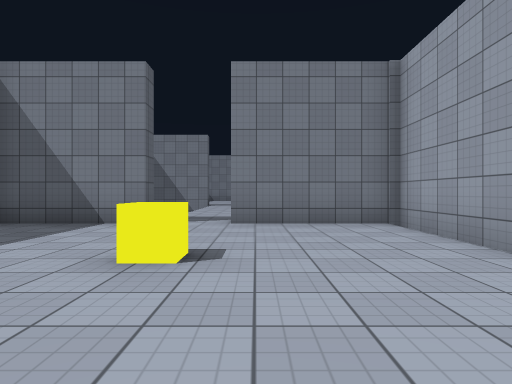
[1] (above)

23 first-person views from a walk through a 3-D level made in the Unity game engine. The camera is 1.2 m above the floor, looks level and sees 75° across. The floor is counted in squares, 2 m on a side. Each view is taken from the middle of a square. On the plan, view 1 faces up. The plan holds only what a view shows up to about 10 squares ahead; the rest is blank. The place goes on beyond the plan. The player character is not drawn. Surface patterns are stand-ins for the level's own textures.

[2]
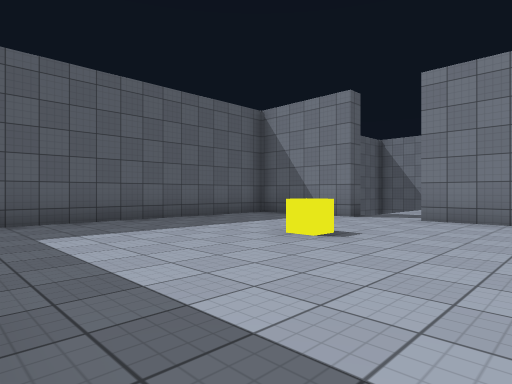

[3]
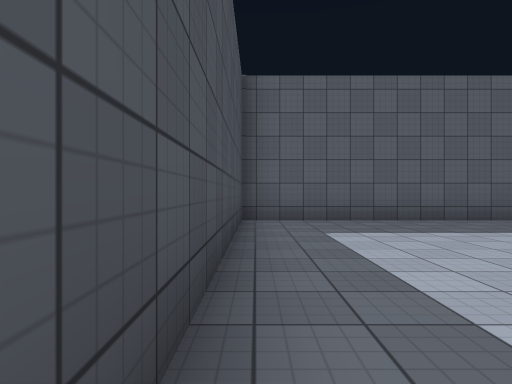

[4]
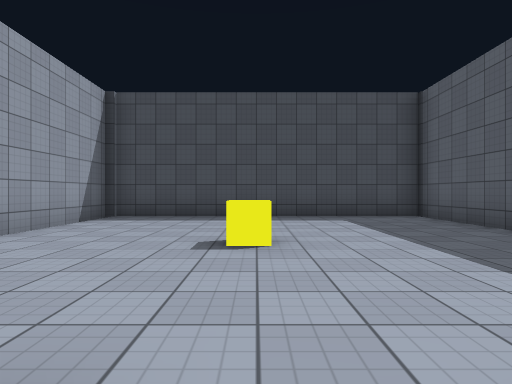

[5]
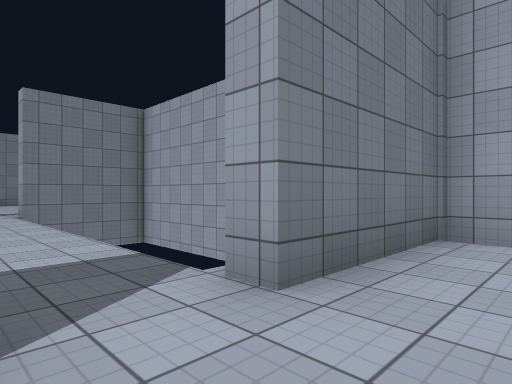

[6]
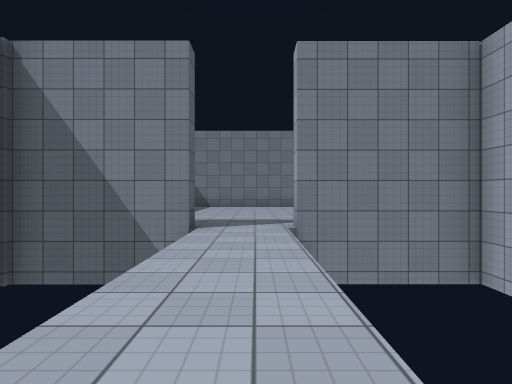

[7]
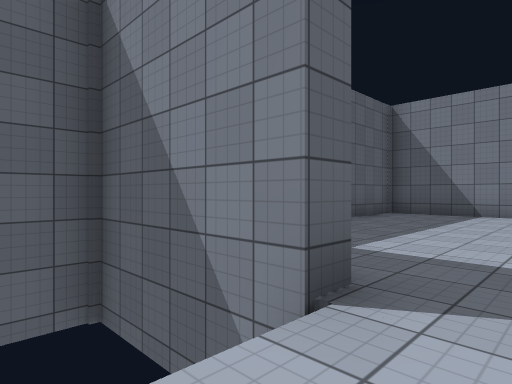

[8]
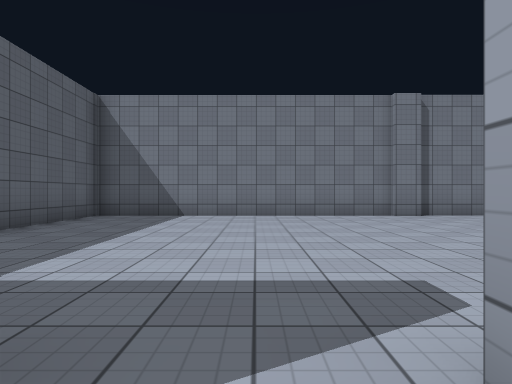

[9]
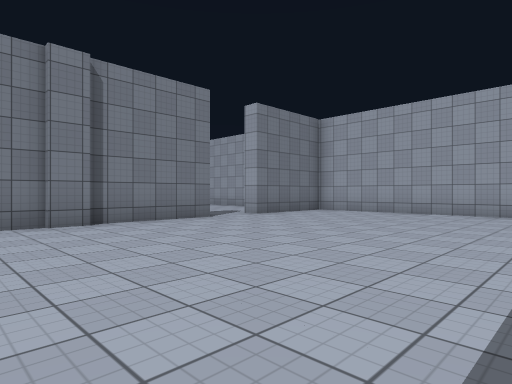

[10]
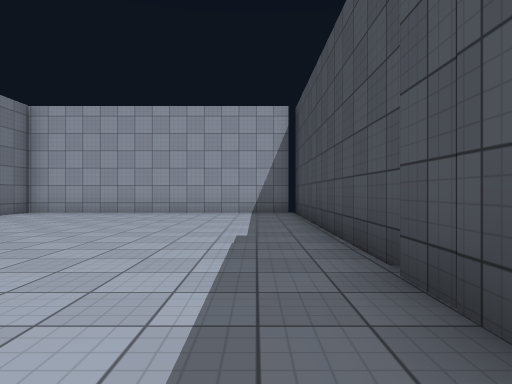

[11]
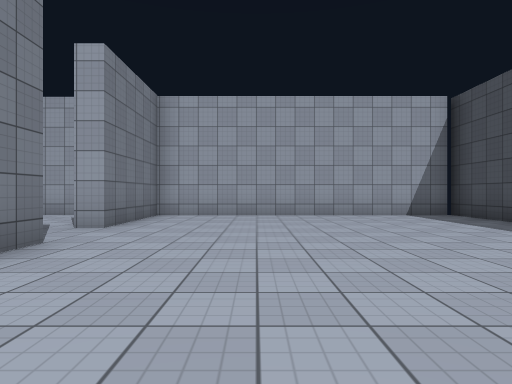

[12]
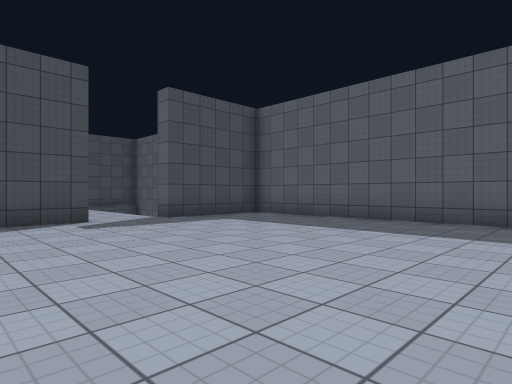

[13]
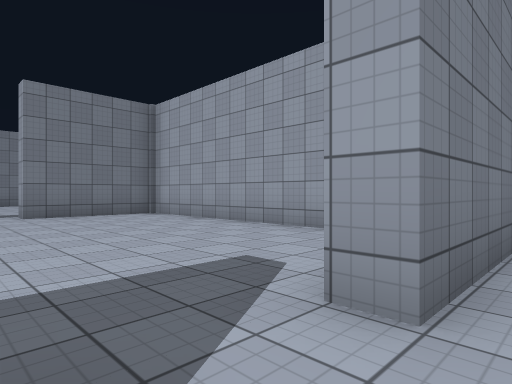

[14]
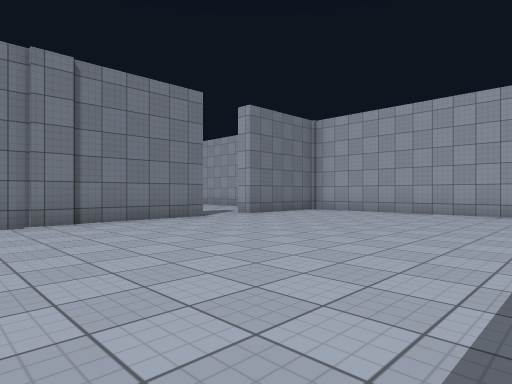

[15]
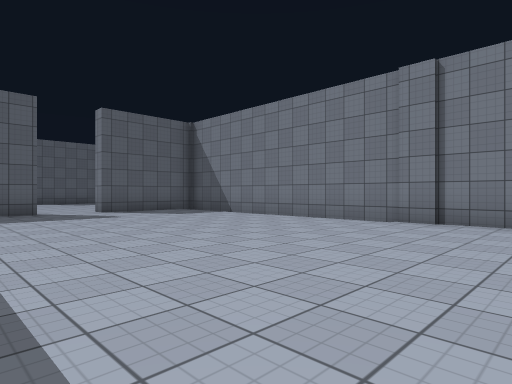

[16]
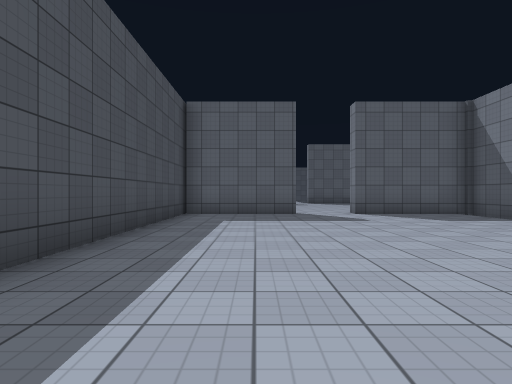

[17]
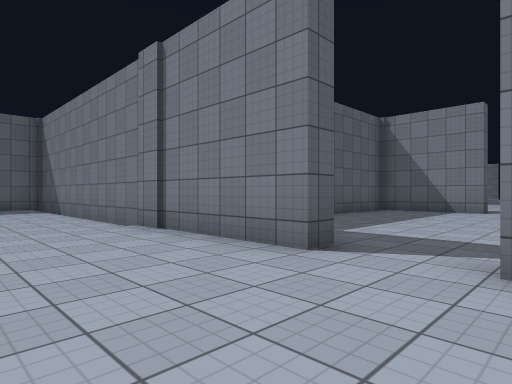

[18]
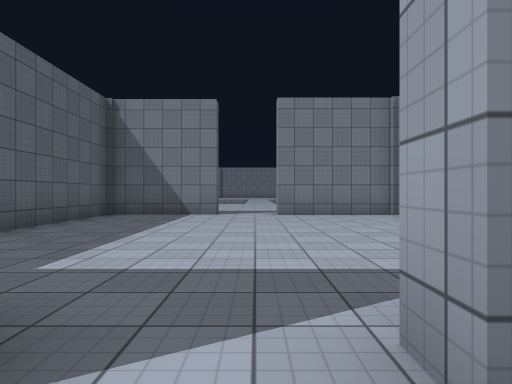

[19]
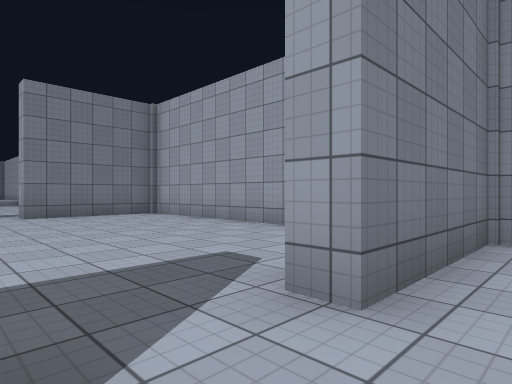

[20]
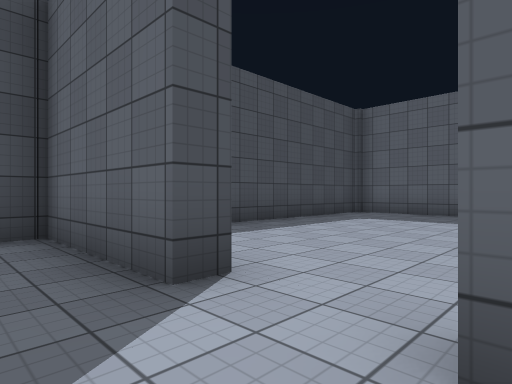

[21]
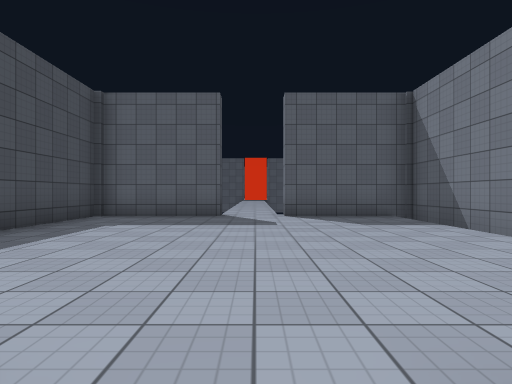

[22]
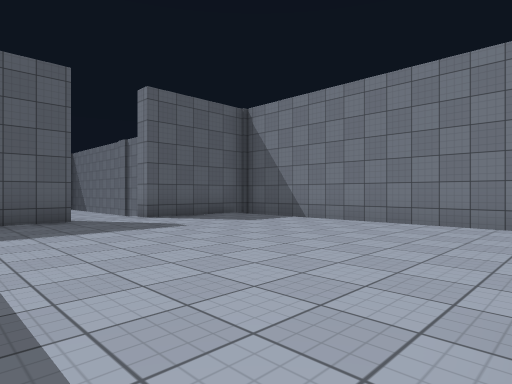

[23]
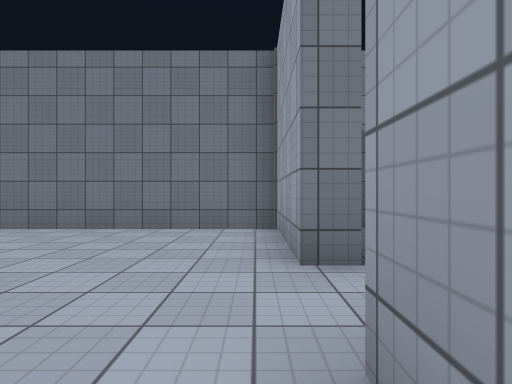

### Floor plan
Points are (right, up) in squares from view 1. A wall is a line through its corners. A room is listed if a view was taken in it or the views show most of it. See-through windows are left out.
Room 1 (views 1, 2, 3, 5)
walls: (-2.1, 6.3) (-4.9, 6.3); (2.7, 3.5) (2.7, 6.3) (-0.3, 6.3); (-5.1, 6.1) (-5.1, -1.3) (2.7, -1.3) (2.7, 2.2)
ways out: opening at (-1, 7) to room 2
objects: yellow cube (-1, 3)
Room 2 (views 4, 6, 7, 8, 9, 10, 11, 12, 13)
walls: (3.6, 15) (10.9, 15); (3.2, 22.3) (2.4, 22.3); (2.5, 22.5) (-5.1, 22.5) (-5.1, 15) (-2.1, 15) (-2.1, 14.5); (-0.3, 14.5) (-0.3, 15) (3.4, 15); (6, 22.5) (3.1, 22.5); (10.6, 15) (10.6, 22.5) (7.6, 22.5); (-0.3, 6.3) (-0.3, 6.9); (-2.1, 6.9) (-2.1, 6.3)
ways out: opening at (-1, 7) to room 1; opening at (6.5, 23) to room 3; gap at (11, 15)
Room 3 (views 14, 15, 16, 17, 18, 19, 20, 21)
walls: (5.9, 30.8) (-3.4, 30.8); (7.6, 22.5) (7.6, 23.1); (-3.6, 30.8) (-5.1, 30.8) (-5.1, 27.7) (-5.6, 27.7); (10.6, 24.8) (10.6, 30.8) (7.6, 30.8); (-5.6, 26.1) (-5.1, 26.1) (-5.1, 22.9); (-5.5, 23) (1.5, 23)
ways out: opening at (6.5, 23) to room 2; opening at (-5, 27) to room 4; opening at (6.5, 31) to room 5
Room 4 (views 22, 23)
walls: (-13.3, 26.1) (-13.3, 23) (-8.2, 23); (-5.6, 27.7) (-5.6, 30.8) (-13.3, 30.8) (-13.3, 27.7) (-13.9, 27.7); (-5.6, 25.4) (-5.6, 26.1)
ways out: opening at (-5, 27) to room 3
Room 5 (no view inside)
walls: (5.9, 31.4) (5.9, 30.8); (10.6, 33.9) (10.6, 38.8) (7.6, 38.8); (5.9, 38.8) (3, 38.8) (3, 35.1); (7.6, 30.8) (7.6, 31.4)
ways out: opening at (6.5, 31) to room 3; opening at (6.5, 39)

Positions as (right, up) in squares from view 1, and headings:
1: (0, 0), facing up
2: (2, -1), facing up-left
3: (2, -1), facing left
4: (-1, 7), facing down
5: (-2, 5), facing up-right
6: (-1, 9), facing up
7: (-1, 13), facing up-left
8: (-1, 14), facing up
9: (1, 16), facing up-right
10: (1, 16), facing right
11: (2, 20), facing right
12: (2, 22), facing down-left
13: (6, 22), facing up-right
14: (1, 24), facing up-right
15: (5, 24), facing up-left
16: (4, 25), facing left
17: (8, 28), facing up-left
18: (7, 30), facing up
19: (6, 30), facing up-right
20: (-4, 28), facing down-left
21: (-5, 27), facing left
22: (-6, 24), facing up-left
23: (-6, 25), facing up
